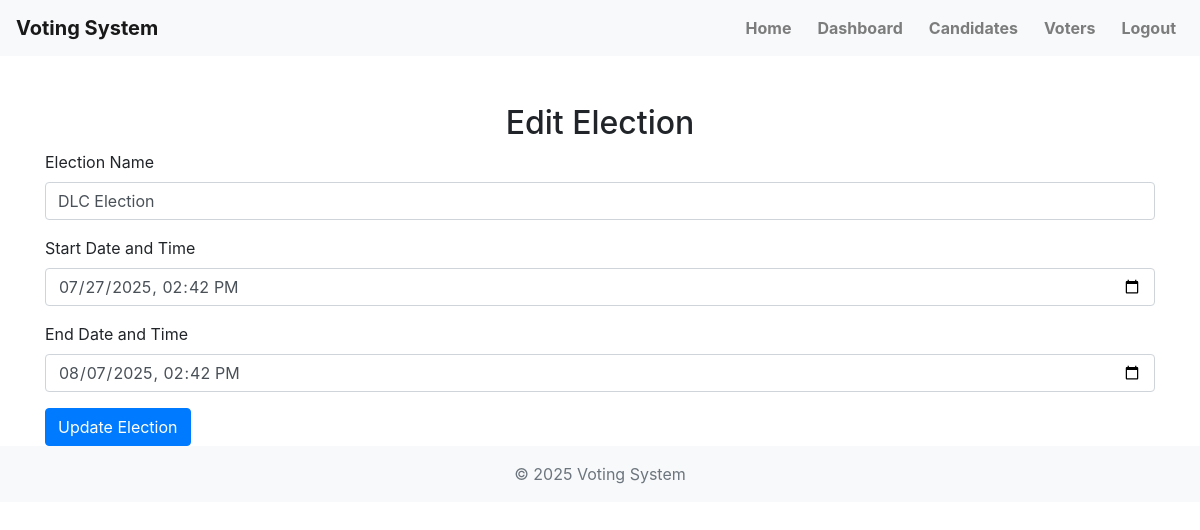
The page /admin/edit_election.php?id=1 (signed in) on the database its author committed.
### tables this page shows
CREATE TABLE IF NOT EXISTS `elections` (
  `id` int(11) NOT NULL AUTO_INCREMENT,
  `name` varchar(255) NOT NULL,
  `start_date` datetime NOT NULL,
  `end_date` datetime NOT NULL,
  PRIMARY KEY (`id`)
);

### admin/edit_election.php (the view, shortened to what this page needs)
<?php
include('../includes/db.php');
if (isset($_GET['id'])) {
    $id = $_GET['id'];
    $query = "SELECT * FROM elections WHERE id = :id";
    $stmt = $pdo->prepare($query);
    $stmt->execute([':id' => $id]);
    $election = $stmt->fetch(PDO::FETCH_ASSOC);
}
?>
<?php include('../includes/header.php'); ?>
<div class="container mt-5">
    <h2 class="text-center">Edit Election</h2>
    <form method="POST" action="">
        <div class="form-group">
            <label for="name">Election Name</label>
            <input type="text" class="form-control" id="name" name="name" value="<?= htmlspecialchars($election['name']) ?>" required>
        </div>
        <div class="form-group">
            <label for="start_date">Start Date and Time</label>
            <input type="datetime-local" class="form-control" id="start_date" name="start_date" value="<?= htmlspecialchars($election['start_date']) ?>" required>
        </div>
        <div class="form-group">
            <label for="end_date">End Date and Time</label>
            <input type="datetime-local" class="form-control" id="end_date" name="end_date" value="<?= htmlspecialchars($election['end_date']) ?>" required>
        </div>
        <button type="submit" class="btn btn-primary">Update Election</button>
    </form>
</div>
<?php include('../includes/footer.php'); ?>

### assets/css/custom.css (style rules this page uses)
body { background-color: #f8f9fa; color: #343a40; }
.btn-primary, .btn-success, .btn-info, .btn-danger { border-radius: 20px; }
.btn { border-radius: 20px; }

### rows shown on the page
elections: name "DLC Election", start_date "07/27/2025 14:42", end_date "08/07/2025 14:42"
